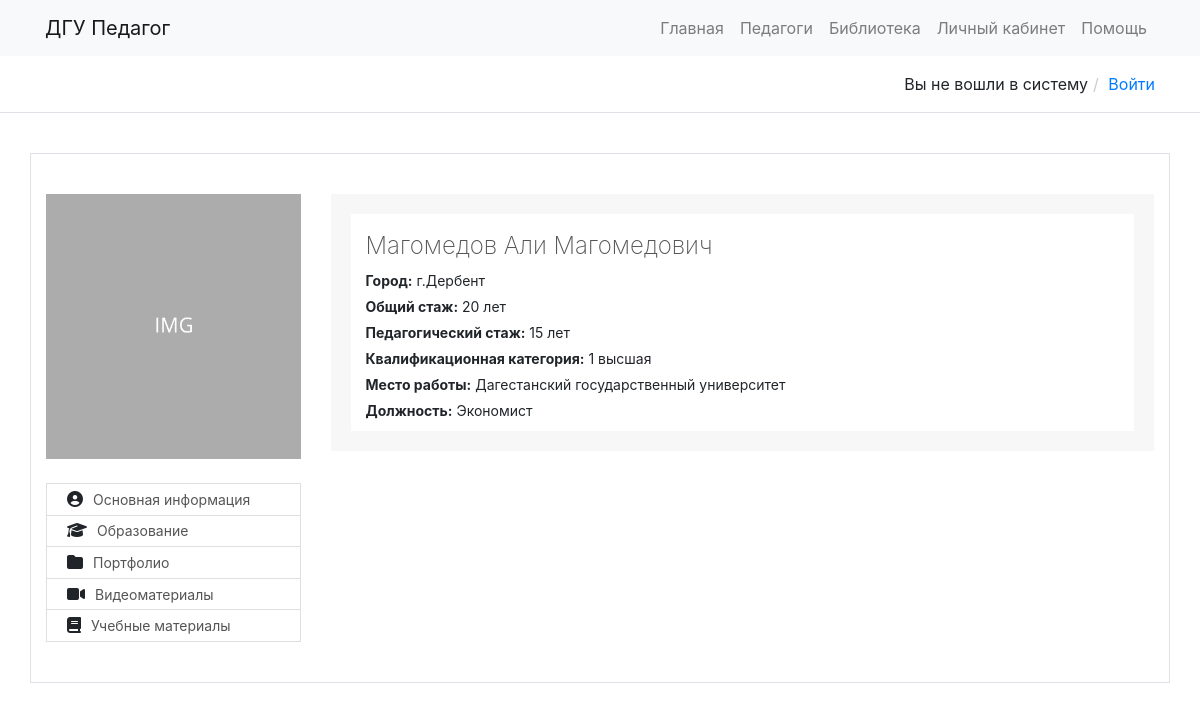
The page /modules/user.php?id=3 on the database as committed earlier.
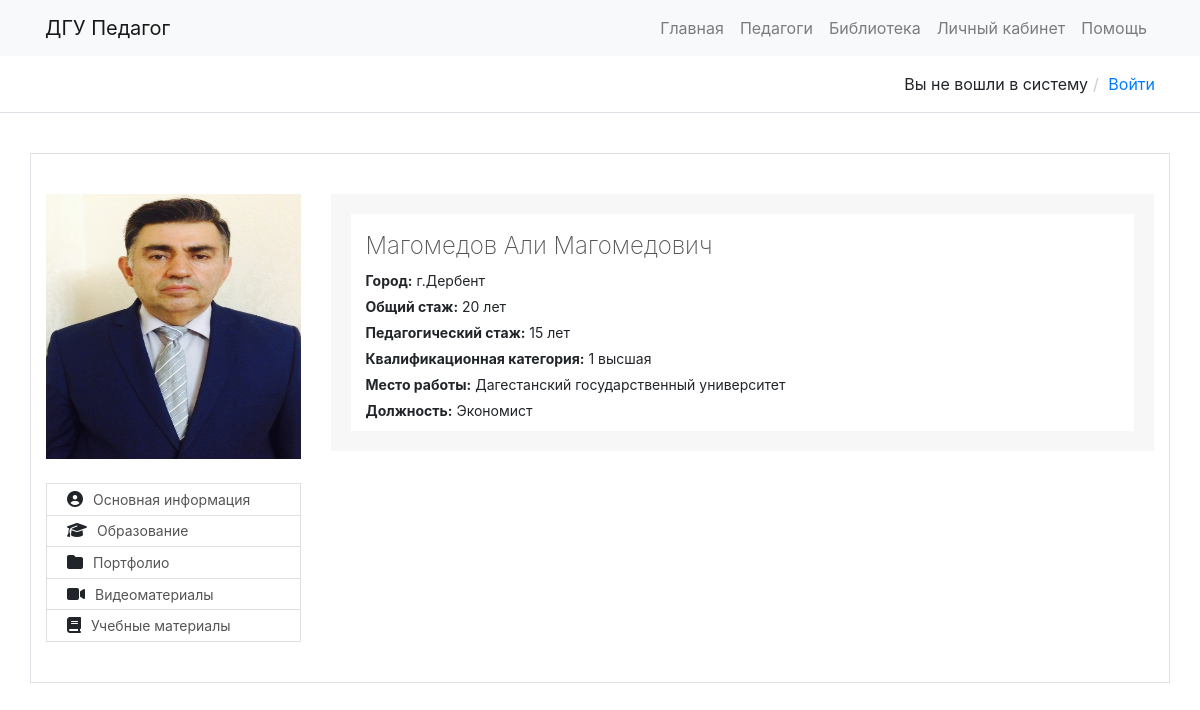
The same page on the database as committed later.
### tables this page shows
CREATE TABLE `users` (
  `id` int UNSIGNED NOT NULL,
  `email` varchar(32) NOT NULL,
  `login` varchar(11) NOT NULL,
  `name` text NOT NULL,
  `lastname` text NOT NULL,
  `middlename` text NOT NULL,
  `place_born` text NOT NULL,
  `speciality` text NOT NULL,
  `place_work` text NOT NULL,
  `general_experience` text NOT NULL,
  `teacher_experience` text NOT NULL,
  `qualification_category` text NOT NULL,
  `pass` varchar(32) NOT NULL,
  `avatar` text NOT NULL
);

### modules/user.php (the view, shortened to what the changed rows need)
<head>
    <link rel="stylesheet" href="../css/style.css">
    <link rel="stylesheet" href="../css/bootstrap.css">
</head>
<?php
require "../config.php";
if($_GET['id'] == $_SESSION['id'])
{
    ?>
        <?php
            $query2 = mysqli_query($db, "SELECT * FROM `users` WHERE `id`=".$_SESSION['id']);
            $user=mysqli_fetch_assoc($query2);
            $email = $user['email'];
            $lastname = $user['lastname'];
            $name = $user['name'];
            $middlename = $user['middlename'];
            $place_born = $user['place_born'];
            $place_work = $user['place_work'];
            $speciality = $user['speciality'];
            $general_experience = $user['general_experience'];
            $teacher_experience = $user['teacher_experience'];
            $qualification_category = $user['qualification_category'];
            $avatar = $user['avatar'];
        ?>
                <div class="container content profile border">
                        <div class="row">
                            <div class="col-md-3" >
                                    <div class="profile-photo">
                                        <img width="254.5px" height="265px" class="img-responsive profile-img" src="../img/avatars/<?php print($avatar);?>" alt="">
                                    </div>
                                    <ul class="list-group mt-4 rounded-0">
                                        <li class="list-group-item rounded-0"><i class="fa-solid fa-circle-user"></i><a href="#">Основная информация</a></li>
                                        <li class="list-group-item rounded-0"><i class="fa-solid fa-graduation-cap"></i><a href="#">Образование</a></li>
                                        <li class="list-group-item rounded-0"><i class="fa-solid fa-folder"></i><a href="#">Портфолио</a></li>
                                        <li class="list-group-item rounded-0"><i class="fa-solid fa-video"></i><a href="#">Видеоматериалы</a></li>
                                        <li class="list-group-item rounded-0"><i class="fa-solid fa-book"></i><a href="#">Учебные материалы</a></li>
                                    </ul>
                            </div>
                            <div class="col-md-9">
                                <div class="profile-body">
                                    <div class="profile-bio">
                                        <div class="row">
                                            <div class="col-md-12 d-flex flex-column">
                                                <h2 class="profile-bio-h2"><?php echo $lastname.' '.$name.' '.$middlename;?></h2>
                                                <span><strong>Город:</strong> <?php print($place_born);?></span>
                                                <span><strong>Общий стаж:</strong> <?php print($general_experience);?> </span>
                                                <span><strong>Педагогический стаж:</strong> <?php print($teacher_experience);?></span>
                                                <span><strong>Квалификационная категория:</strong> <?php print($qualification_category);?></span>
                                                <span><strong>Место работы:</strong> <?php print($place_work);?></span>
                                                <span><strong>Должность:</strong> <?php print($speciality);?></span>
                                            </div>
                                        </div>
                                    </div>
                                </div>
                            </div>
                        </div>
                    </div>
    <?php
}
else
    {
    $query3 = mysqli_query($db, "SELECT * FROM `users` WHERE `id`=".$_GET['id']);
    $user=mysqli_fetch_assoc($query3);
    $lastname = $user['lastname'];
    $name = $user['name'];
    $middlename = $user['middlename'];
    $place_born = $user['place_born'];
    $place_work = $user['place_work'];
    $speciality = $user['speciality'];
    $general_experience = $user['general_experience'];
    $teacher_experience = $user['teacher_experience'];
    $qualification_category = $user['qualification_category'];
    $avatar = $user['avatar'];
    ?>
    <div class="container content profile border">
    <div class="row">
        <div class="col-md-3" >
                <div class="profile-photo">
                    <img width="254.5px" height="265px" class="img-responsive profile-img" src="../img/avatars/<?php print($avatar);?>" alt="">
                </div>
                <ul class="list-group mt-4 rounded-0">
                    <li class="list-group-item rounded-0"><i class="fa-solid fa-circle-user"></i><a href="#">Основная информация</a></li>
                    <li class="list-group-item rounded-0"><i class="fa-solid fa-graduation-cap"></i><a href="#">Образование</a></li>
                    <li class="list-group-item rounded-0"><i class="fa-solid fa-folder"></i><a href="#">Портфолио</a></li>
                    <li class="list-group-item rounded-0"><i class="fa-solid fa-video"></i><a href="#">Видеоматериалы</a></li>
                    <li class="list-group-item rounded-0"><i class="fa-solid fa-book"></i><a href="#">Учебные материалы</a></li>
                </ul>
        </div>
        <div class="col-md-9">
            <div class="profile-body">
                <div class="profile-bio">
                    <div class="row">
                        <div class="col-md-12 d-flex flex-column">
                            <h2 class="profile-bio-h2"><?php echo $lastname.' '.$name.' '.$middlename;?></h2>
                            <span><strong>Город:</strong> <?php print($place_born);?></span>
                            <span><strong>Общий стаж:</strong> <?php print($general_experience);?> </span>
                            <span><strong>Педагогический стаж:</strong> <?php print($teacher_experience);?></span>
                            <span><strong>Квалификационная категория:</strong> <?php print($qualification_category);?></span>
                            <span><strong>Место работы:</strong> <?php print($place_work);?></span>
                            <span><strong>Должность:</strong> <?php print($speciality);?></span>
                        </div>
                    </div>
                </div>
            </div>
        </div>
    </div>
    </div>
    <?php
    }
    ?>

Rows that differ between the two databases and show on the page:
changed users "Магомедов": avatar: a different picture
